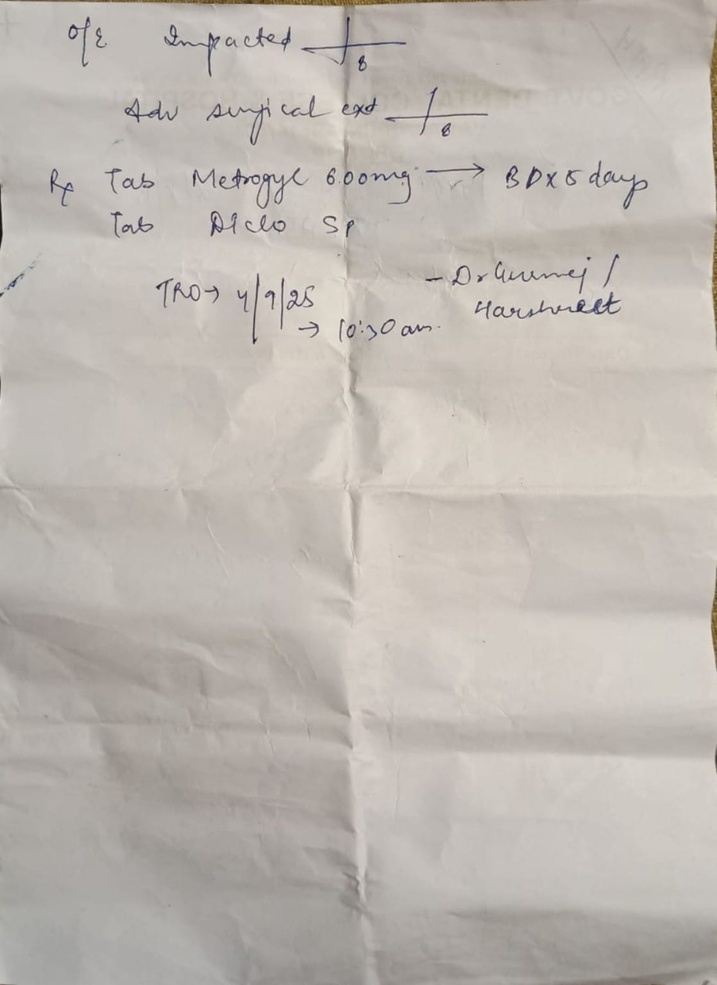
#> input picture machine-learning-model/test1.jpeg, 717 x 985 px, shrunk from 1118 x 1536 before the run
$ python -i preprocessing.py   (imports and definitions only)
#> lines starting #> are read from the running program, lines starting #| are printed output that depends on the picture; after the words box and inside, x2 and y2 are one past the last pixel; in counts of white or black regions, pixels touching at a corner belong together
#> further down, picture is the input picture: shape (985, 717, 3); mean B, G, R 177.9, 184.2, 190.3
import cv2
import numpy as np
from skimage.filters import threshold_sauvola


# -------------------------------
# MAIN PIPELINE
# -------------------------------
def apply_preprocessing(image):
    """
    Returns multiple processed variants:
    - gray (for TrOCR / deep models)
    - enhanced (contrast improved)
    - binary (for detection)
    """

    gray = to_grayscale(image)

    # Illumination correction (IMPORTANT)
    norm = normalize_illumination(gray)

    # Contrast enhancement
    enhanced = apply_clahe(norm)

    # Noise removal
    denoised = denoise(enhanced)

    # Deskew BEFORE thresholding
    deskewed, angle = deskew_image(denoised)

    # Adaptive threshold (Sauvola)
    binary = sauvola_binarize(deskewed)

    # Morphological refinement
    cleaned = morphological_cleanup(binary)

    return {
        "gray": gray,
        "enhanced": enhanced,
        "deskewed": deskewed,
        "binary": cleaned,
        "angle": angle
    }


# -------------------------------
# STEP 1: GRAYSCALE
# -------------------------------
def to_grayscale(image):
    if len(image.shape) == 3:
        return cv2.cvtColor(image, cv2.COLOR_BGR2GRAY)
    return image


# -------------------------------
# STEP 2: ILLUMINATION NORMALIZATION
# -------------------------------
def normalize_illumination(gray):
    # Remove background shading using Gaussian blur subtraction
    blur = cv2.GaussianBlur(gray, (51, 51), 0)
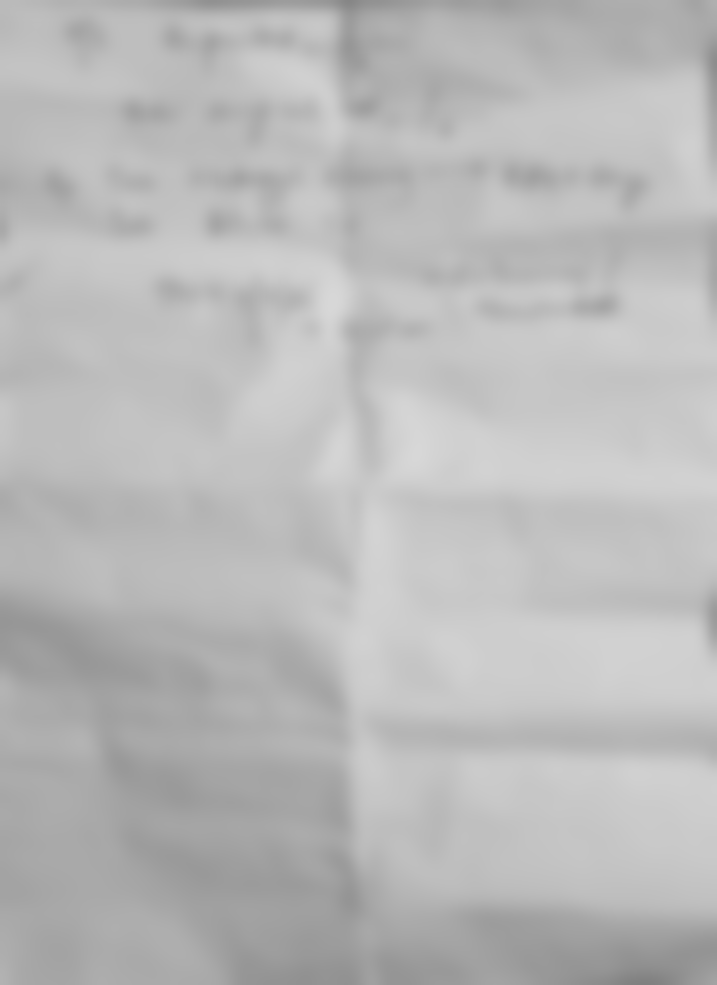
#> blur: shape (985, 717); min 128, max 215, mean 185.3
    norm = cv2.divide(gray, blur, scale=255)
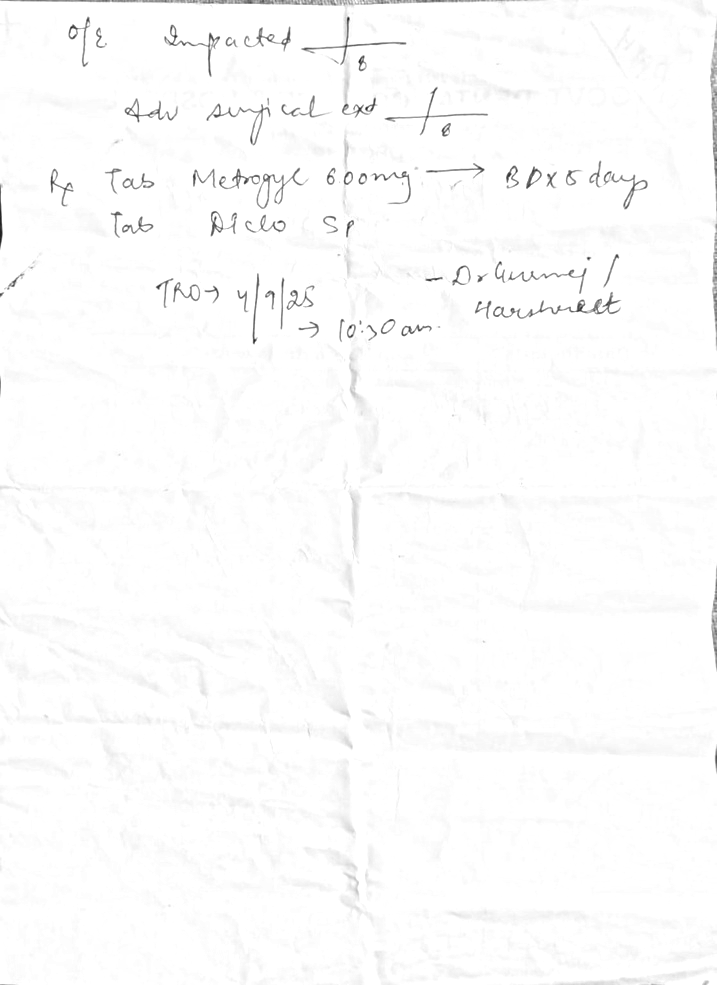
#> norm: shape (985, 717); min 28, max 255, mean 252
    return norm


# -------------------------------
# STEP 3: CLAHE
# -------------------------------
def apply_clahe(gray):
    clahe = cv2.createCLAHE(clipLimit=2.5, tileGridSize=(8, 8))
    return clahe.apply(gray)


# -------------------------------
# STEP 4: DENOISING
# -------------------------------
def denoise(image):
    image = cv2.medianBlur(image, 3)
    image = cv2.bilateralFilter(image, 7, 50, 50)
    return image


# -------------------------------
# STEP 5: DESKEW (ROBUST)
# -------------------------------
def deskew_image(image):
    coords = np.column_stack(np.where(image > 0))
#> coords = 706245 pairs, first value 0 to 984, second value 0 to 716

    if len(coords) < 10:
        return image, 0  # Not enough data

    angle = cv2.minAreaRect(coords)[-1]
#> angle = -90

    if angle < -45:
        angle = -(90 + angle)
#> angle = 0
    else:
        angle = -angle

    (h, w) = image.shape[:2]
#> h = 985; w = 717
    center = (w // 2, h // 2)
#> center = (358, 492)

    M = cv2.getRotationMatrix2D(center, angle, 1.0)
#> M = [[1, 0, 0], [0, 1, 0]]
#> in apply_preprocessing, `deskewed, angle = deskew_image(denoised)`: angle = 0

    rotated = cv2.warpAffine(
        image,
        M,
        (w, h),
        flags=cv2.INTER_CUBIC,
        borderMode=cv2.BORDER_REPLICATE
    )

    return rotated, angle


# -------------------------------
# STEP 6: SAUVOLA BINARIZATION
# -------------------------------
def sauvola_binarize(image):
    thresh = threshold_sauvola(image, window_size=25)
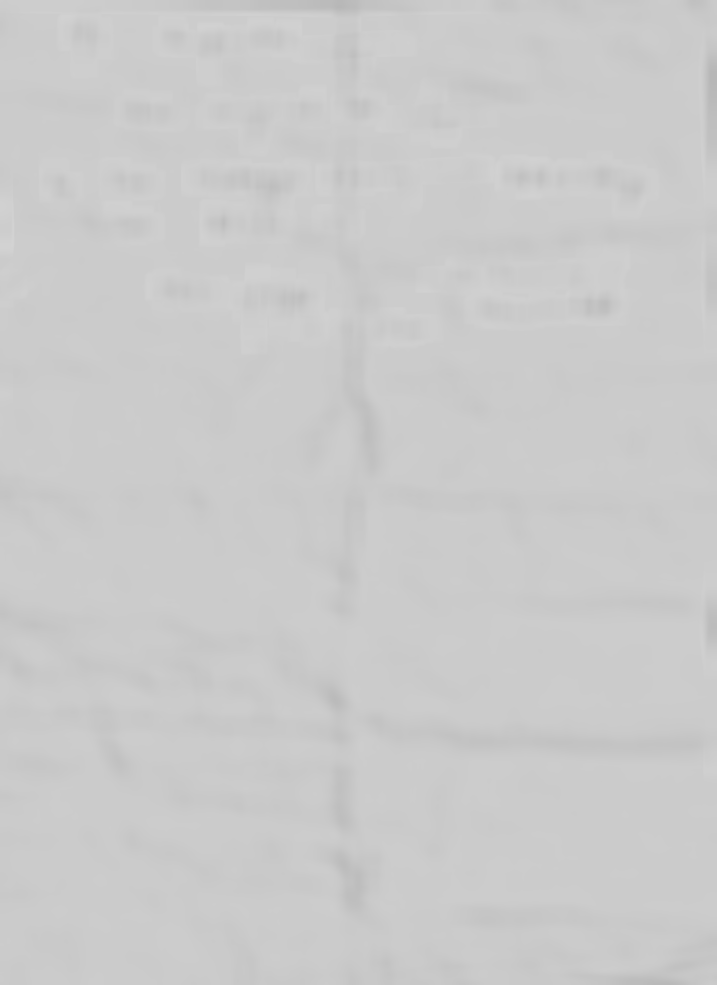
#> thresh: shape (985, 717) float64; min 183, max 211.4, mean 202.8
    binary = (image > thresh).astype(np.uint8) * 255
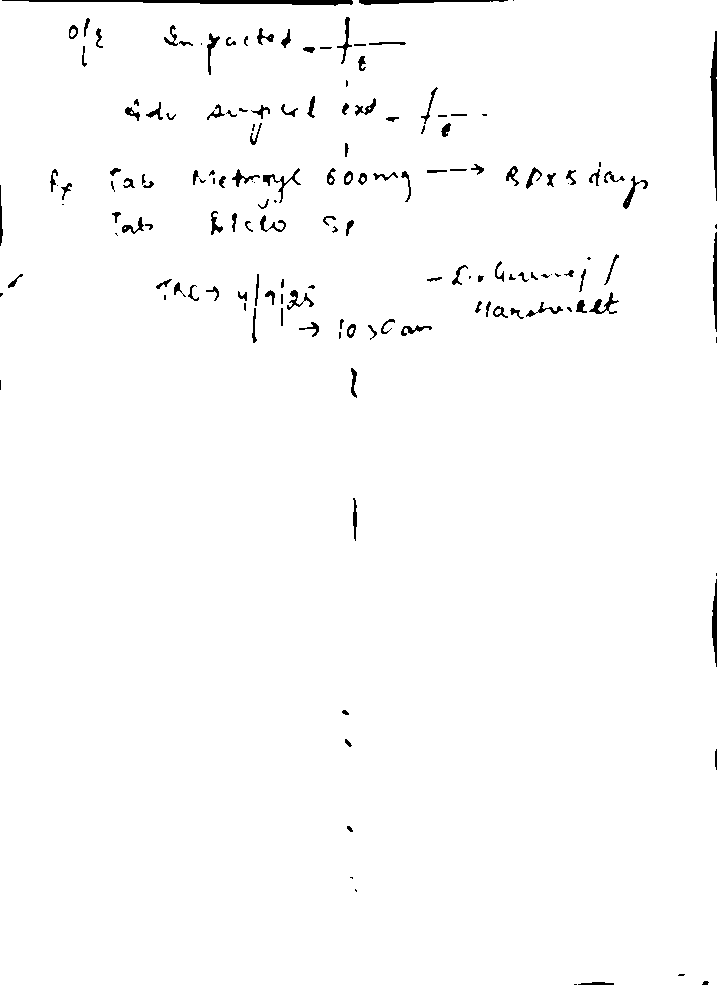
#> binary: shape (985, 717); 98.4% white; 159 black regions (38 under 20 px), largest, box (x1, y1, x2, y2) and area: (2, 0, 353, 6) 1087, (710, 31, 717, 201) 641, (359, 0, 508, 5) 407
    return binary


# -------------------------------
# STEP 7: MORPHOLOGICAL CLEANUP
# -------------------------------
def morphological_cleanup(binary):
    kernel = np.ones((2, 2), np.uint8)

    # Remove small noise
    opened = cv2.morphologyEx(binary, cv2.MORPH_OPEN, kernel)
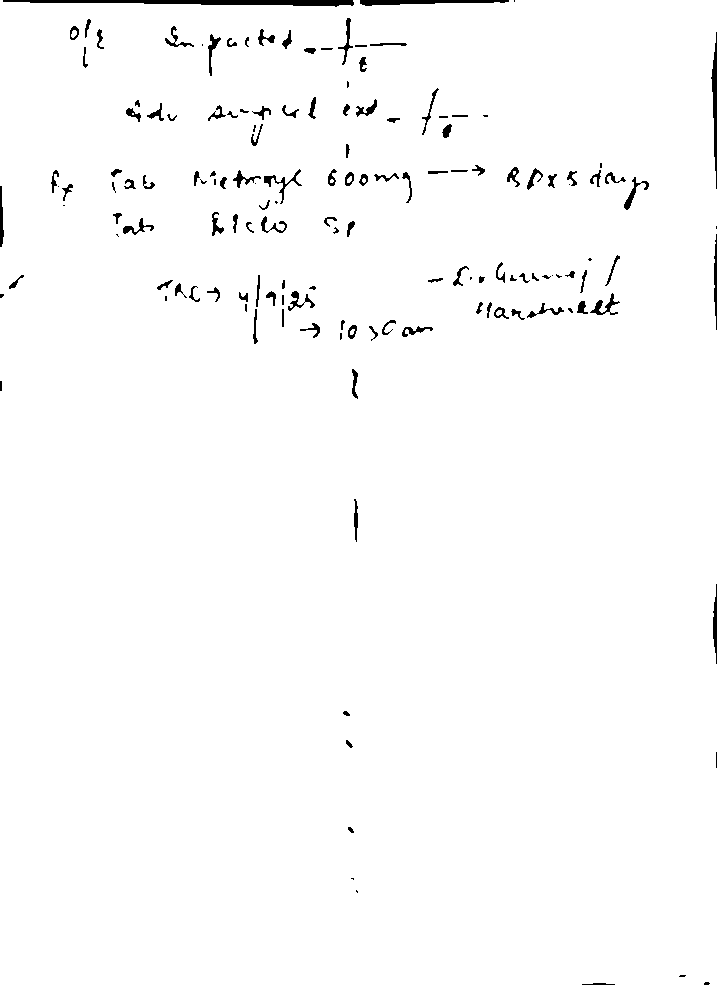
#> opened: shape (985, 717); 98.4% white; 151 black regions (34 under 20 px), largest, box (x1, y1, x2, y2) and area: (3, 0, 354, 7) 1437, (360, 0, 509, 6) 557, (711, 32, 717, 189) 473

    # Strengthen text strokes
    dilated = cv2.dilate(opened, kernel, iterations=1)
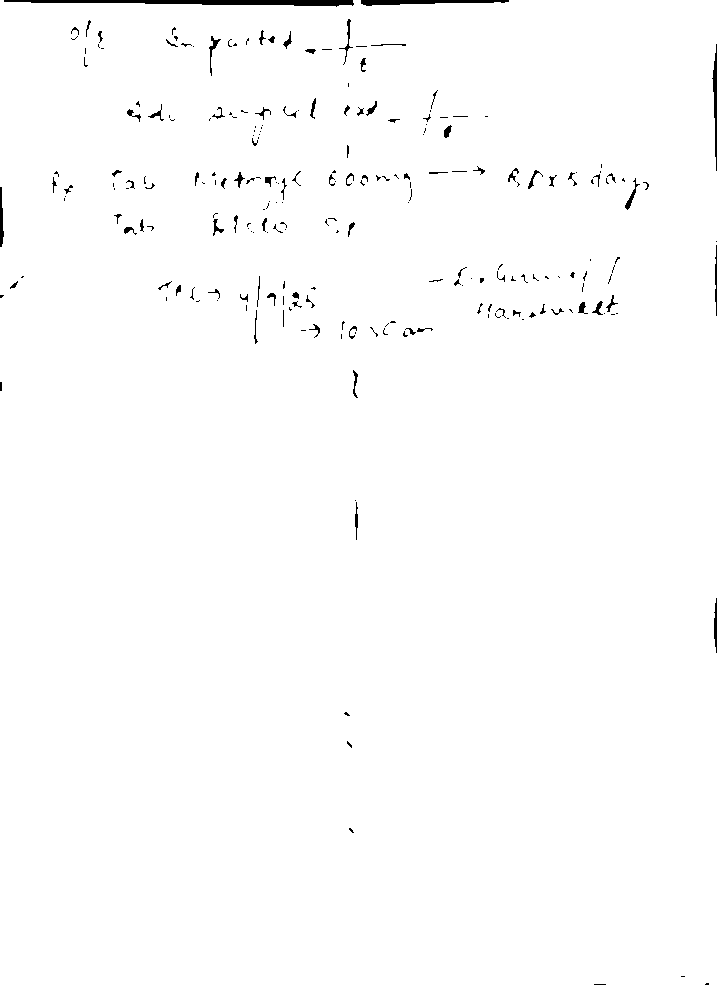
#> dilated: shape (985, 717); 99% white; 237 black regions (147 under 20 px), largest, box (x1, y1, x2, y2) and area: (4, 0, 354, 7) 1428, (361, 0, 509, 6) 550, (712, 44, 717, 171) 311

    return dilated


# -------------------------------
# OPTIONAL: DEBUG VISUALIZATION
# -------------------------------
def save_debug_images(processed_dict, prefix="debug"):
    for key, img in processed_dict.items():
        if key == "angle":
            continue
        cv2.imwrite(f"{prefix}_{key}.jpg", img)

>>> import cv2
>>> picture = cv2.imread('../test1.jpeg')
>>> result = apply_preprocessing(picture)
#> result = 5 items

$ run again, on machine-learning-model/test2.jpeg
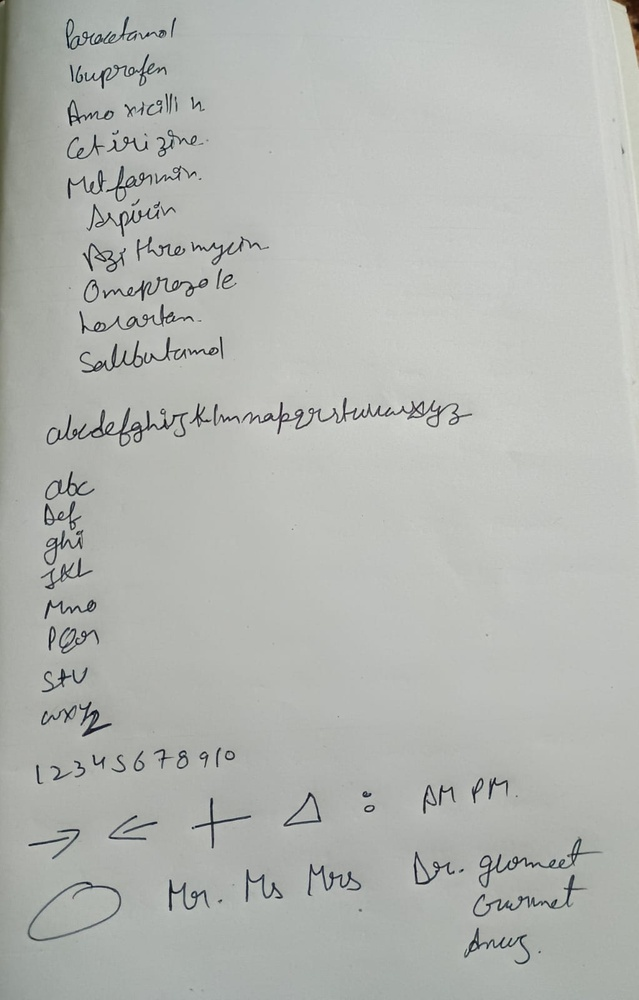
#> input picture machine-learning-model/test2.jpeg, 639 x 1000 px, shrunk from 1023 x 1600 before the run
#> picture is the input picture: shape (1000, 639, 3); mean B, G, R 178.4, 182.6, 180
#> coords = 639000 pairs, first value 0 to 999, second value 0 to 638
#> in deskew_image, `angle = cv2.minAreaRect(coords)[-1]`: angle = -90
#> in deskew_image, `angle = -(90 + angle)`: angle = 0
#> M = [[1, 0, 0], [0, 1, 0]]
#> in apply_preprocessing, `deskewed, angle = deskew_image(denoised)`: angle = 0
#> in sauvola_binarize, `binary = (image > thresh).astype(np.uint8) * 255`:
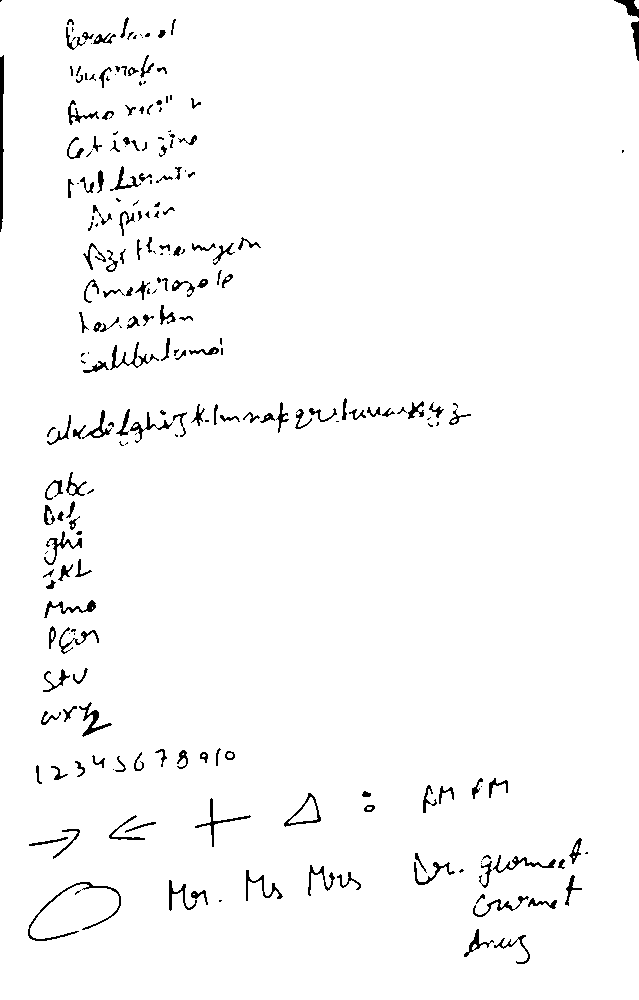
#> binary: shape (1000, 639); 97.6% white; black in thin lines or dots
#> opened: shape (1000, 639); 97.5% white; 218 black regions (65 under 20 px), largest, box (x1, y1, x2, y2) and area: (0, 56, 5, 233) 728, (29, 883, 122, 942) 474, (84, 343, 160, 374) 386
#> in morphological_cleanup, `dilated = cv2.dilate(opened, kernel, iterations=1)`:
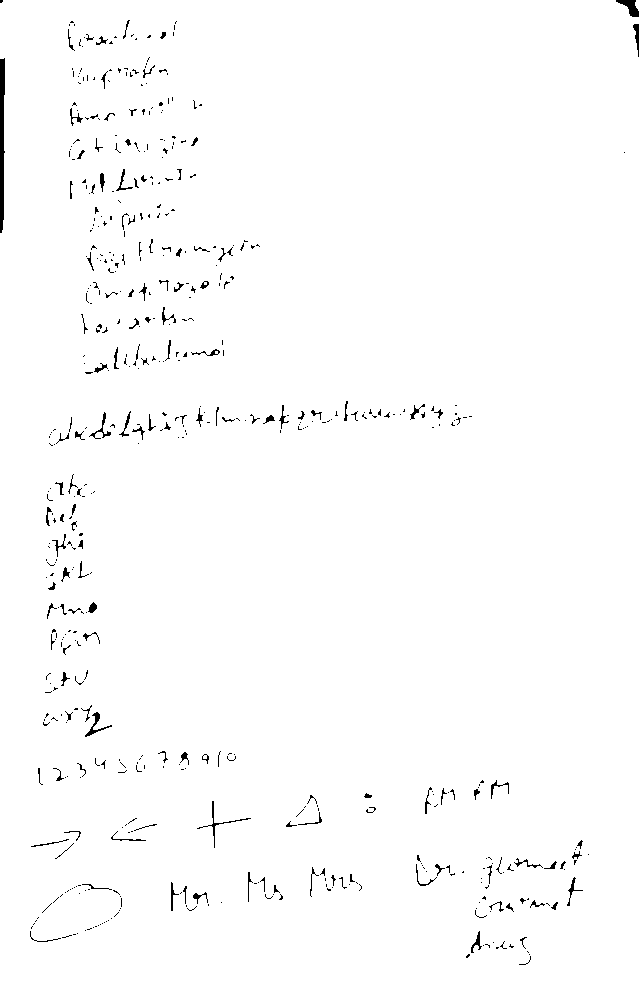
#> dilated: shape (1000, 639); 98.8% white; black in thin lines or dots
#> result = 5 items
